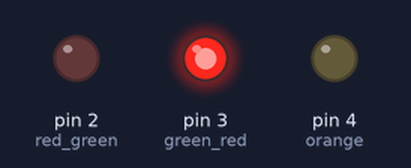
This sketch was run on a simulated Arduino Uno, built with avr-gcc and run on an emulated ATmega328P. Parts: output pins drawn as LEDs (lit = HIGH).

Above: at 12.5 s.
At 27.5 s:
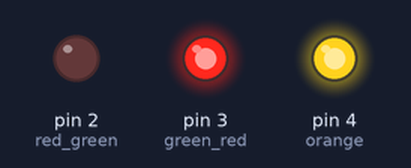
At 42.5 s:
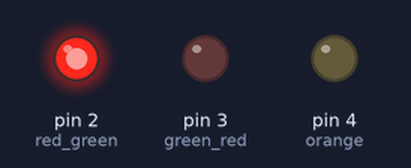
At 57.5 s:
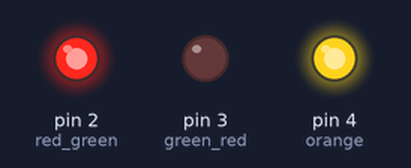
Timing chart, 0 to 78.0 s (numbered marks = the images above):
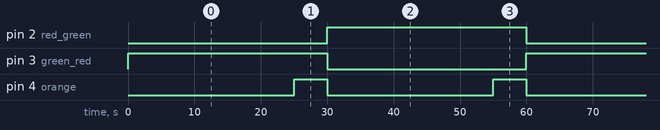

Measured:
- by itself, pin 2 (red_green), pin 3 (green_red): alternates HIGH for 30.0 s and LOW for 30.0 s
- by itself, pin 4 (orange): alternates HIGH for 5.0 s and LOW for 25.0 s

The sketch:

traffic_lights.ino
```cpp
#define red_green 2
#define green_red 3
#define orange 4

void setup() {
  pinMode(2, OUTPUT);
  pinMode(3, OUTPUT);
  pinMode(4, OUTPUT);
}

void loop() {
  digitalWrite(red_green, LOW);
  digitalWrite(green_red, HIGH);
  digitalWrite(orange, LOW);
  delay(25000);

  digitalWrite(orange, HIGH);
  delay(5000);
  digitalWrite(orange, LOW);
  digitalWrite(green_red, LOW);

  digitalWrite(red_green, HIGH);
  delay(25000);

  digitalWrite(orange, HIGH);
  delay(5000);
  digitalWrite(orange, LOW);
}
```
